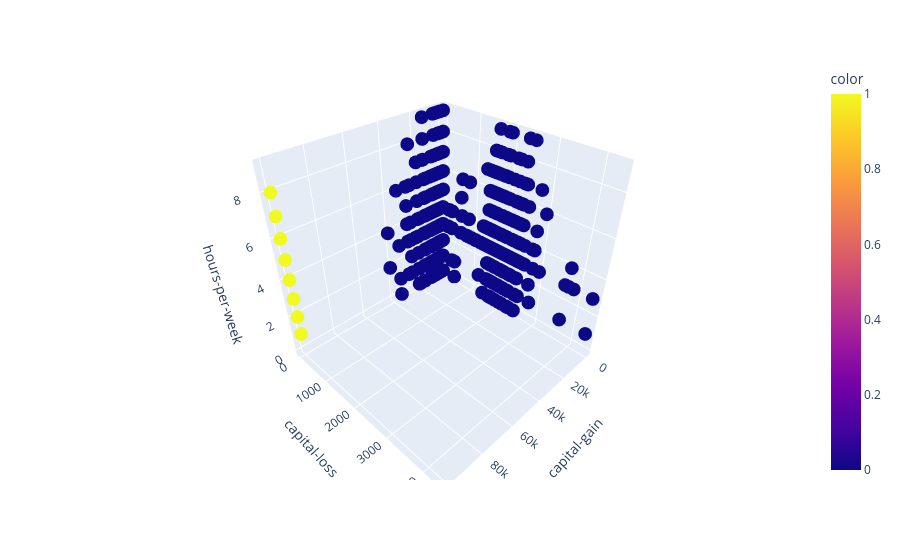

This figure's notebook cell:
### Code cell
import plotly.express as px

px.scatter_3d(df_clustering, x='capital-gain', y='capital-loss', z='hours-per-week', color=pred)

### Figure 1 — Plotly figure (JSON) as saved in the notebook; plotly's stock layout.template omitted (floating-point values rounded to 4 significant figures; data arrays with more than 128 entries replaced by an {"elided": "..."} marker saying what was removed)
{"data": [{"hovertemplate": "capital-gain=%{x}<br>capital-loss=%{y}<br>hours-per-week=%{z}<br>color=%{marker.color}<extra></extra>", "legendgroup": "", "marker": {"color": {"elided": "32561 int values"}, "coloraxis": "coloraxis", "symbol": "circle"}, "mode": "markers", "name": "", "scene": "scene", "showlegend": false, "type": "scatter3d", "x": {"elided": "32561 int values"}, "y": {"elided": "32561 int values"}, "z": {"elided": "32561 int values"}}], "layout": {"coloraxis": {"colorbar": {"title": {"text": "color"}}, "colorscale": [[0, "#0d0887"], [0.1111, "#46039f"], [0.2222, "#7201a8"], [0.3333, "#9c179e"], [0.4444, "#bd3786"], [0.5556, "#d8576b"], [0.6667, "#ed7953"], [0.7778, "#fb9f3a"], [0.8889, "#fdca26"], [1, "#f0f921"]]}, "legend": {"tracegroupgap": 0}, "margin": {"t": 60}, "scene": {"domain": {"x": [0, 1], "y": [0, 1]}, "xaxis": {"title": {"text": "capital-gain"}}, "yaxis": {"title": {"text": "capital-loss"}}, "zaxis": {"title": {"text": "hours-per-week"}}}}}
